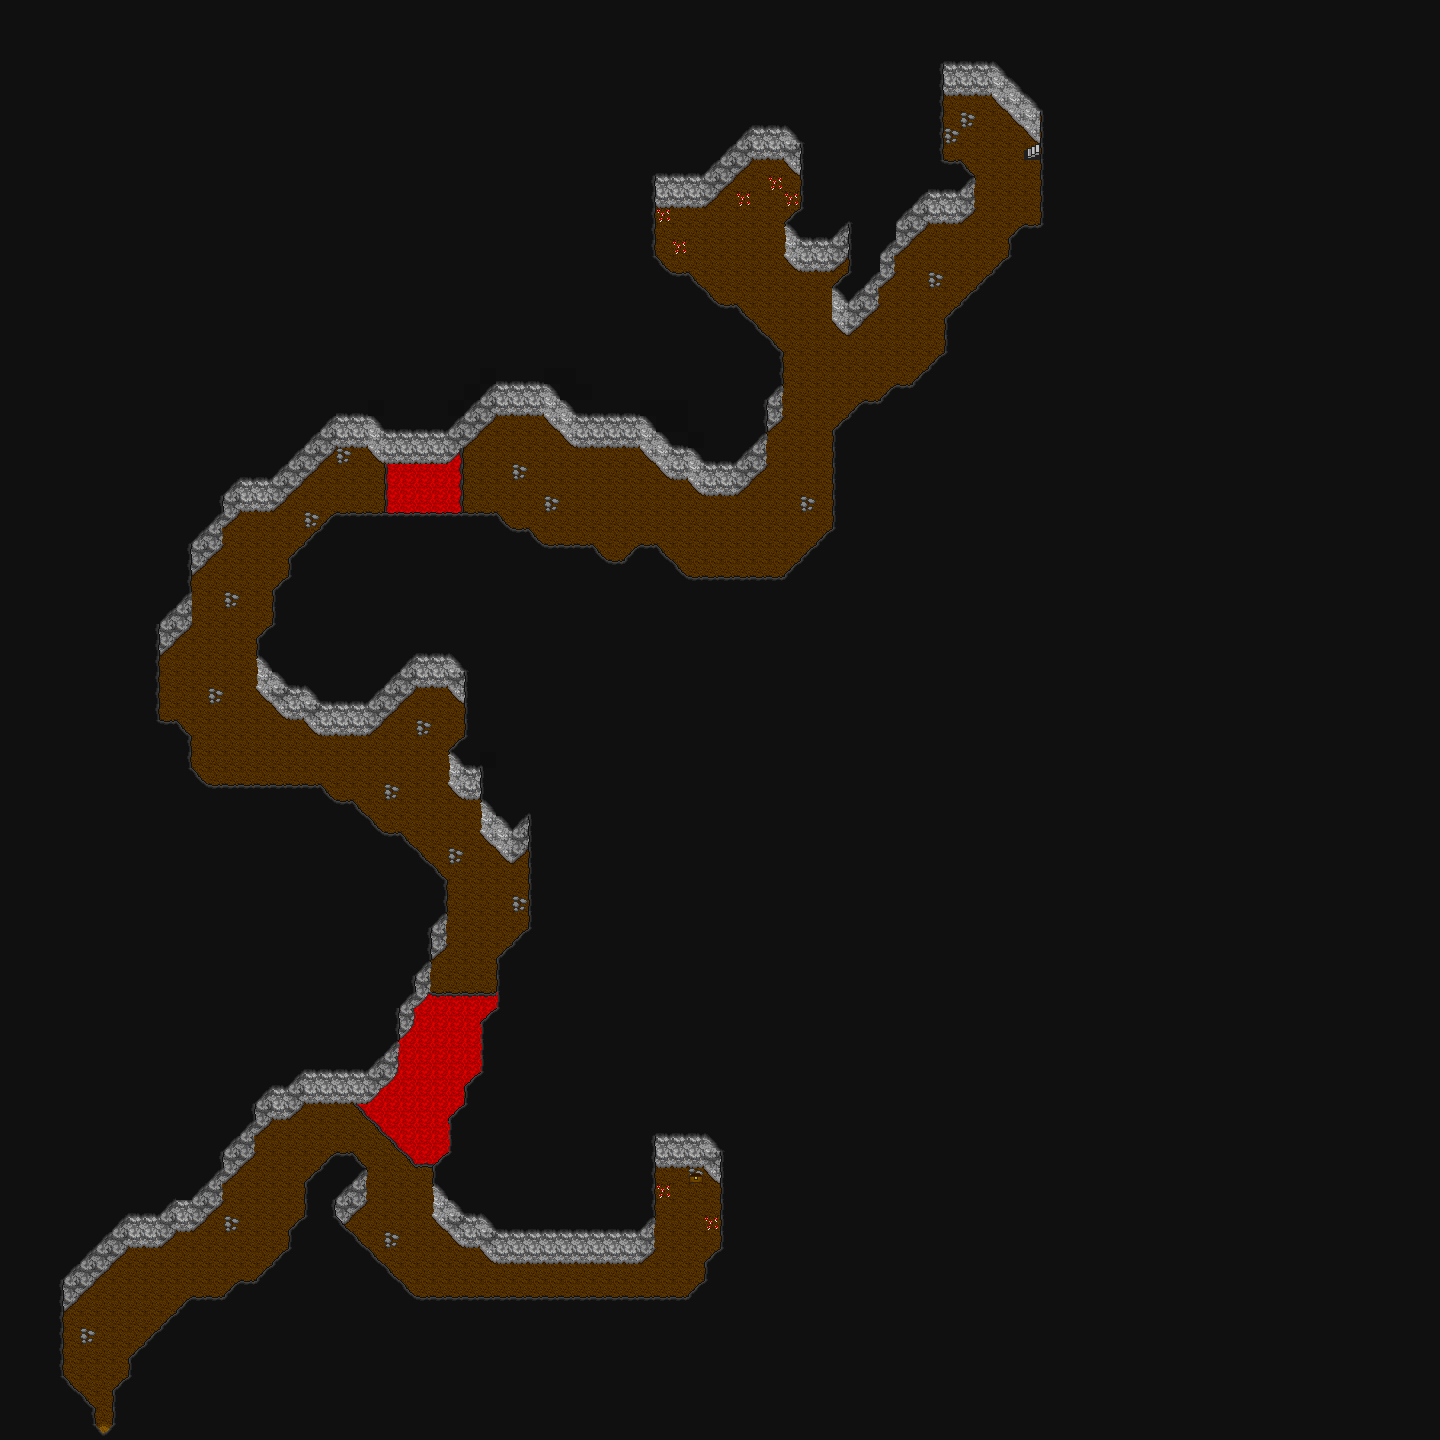

The image is a tile-based game level rendered from a .tmx file. Its description and source (layers, tilesets, objects; grid data summarised) follow:
An orthogonal 90x90 tile map with 16x16 px tiles, 4 tile layers (map, bmap, fmap, shadows), 1 hidden layer not drawn, 4 tilesets and 13 objects (11x zone, 2x marker).

<map version="1.10" tiledversion="1.10.2" orientation="orthogonal" renderorder="right-down" width="90" height="90" tilewidth="16" tileheight="16" infinite="0" backgroundcolor="#0e0e0e" nextlayerid="10" nextobjectid="17">
 <properties>
  <property name="can_save" value="0" />
  <property name="can_warp" value="0" />
  <property name="map_mode" value="0" />
  <property name="map_no" value="0" />
  <property name="pdiv" value="1" />
  <property name="pmult" value="1" />
  <property name="song_file" value="Rena7.it" />
  <property name="stx" value="66" />
  <property name="sty" value="62" />
  <property name="tileset" value="3" />
  <property name="use_sstone" value="0" />
  <property name="warpx" value="6" />
  <property name="warpy" value="88" />
  <property name="zero_zone" value="1" />
 </properties>
 <tileset firstgid="1" source="cave.tsx" />
 <tileset firstgid="501" source="entities.tsx" />
 <tileset firstgid="1473" source="misc.tsx" />
 <tileset firstgid="1773" source="obstacles.tsx" />
 <layer id="1" name="map" width="90" height="90">
  <data>[8100 cells, 8084 non-empty, 30 distinct tile ids]</data>
 </layer>
 <layer id="2" name="bmap" width="90" height="90">
  <data>[8100 cells, 28 non-empty, 10 distinct tile ids]</data>
 </layer>
 <objectgroup color="#ff00ff" id="3" name="entities" />
 <layer id="4" name="fmap" width="90" height="90">
  <data>[8100 cells, 284 non-empty, 14 distinct tile ids]</data>
 </layer>
 <layer id="5" name="shadows" width="90" height="90" opacity="0.5">
  <data>[8100 cells, 0 non-empty, 0 distinct tile ids]</data>
 </layer>
 <layer id="6" name="obstacles" width="90" height="90" visible="0" opacity="0.5">
  <data>[8100 cells, 494 non-empty, 1 distinct tile ids]</data>
 </layer>
 <objectgroup color="#008000" id="7" name="zones">
  <object id="1" name="6" type="zone" x="784" y="192" width="16" height="16" />
  <object id="2" name="1" type="zone" x="96" y="1408" width="16" height="16" />
  <object id="5" name="2" type="zone" x="400" y="992" width="96" height="112" />
  <object id="7" name="2" type="zone" x="400" y="1104" width="64" height="48" />
  <object id="8" name="2" type="zone" x="416" y="1152" width="32" height="16" />
  <object id="10" name="2" type="zone" x="368" y="1072" width="32" height="48" />
  <object id="11" name="2" type="zone" x="384" y="1120" width="16" height="16" />
  <object id="12" name="3" type="zone" x="688" y="1168" width="16" height="16" />
  <object id="13" name="2" type="zone" x="384" y="448" width="80" height="80" />
  <object id="14" name="5" type="zone" x="1024" y="144" width="16" height="16" />
  <object id="15" name="4" type="zone" x="800" y="752" width="16" height="16" />
 </objectgroup>
 <objectgroup color="#ffff00" id="8" name="markers">
  <object id="3" name="entrance" type="marker" x="96" y="1408" width="16" height="16" />
  <object id="4" name="exit" type="marker" x="1024" y="144" width="16" height="16" />
 </objectgroup>
 <objectgroup color="#0000ff" id="9" name="bounds" visible="0" />
</map>
